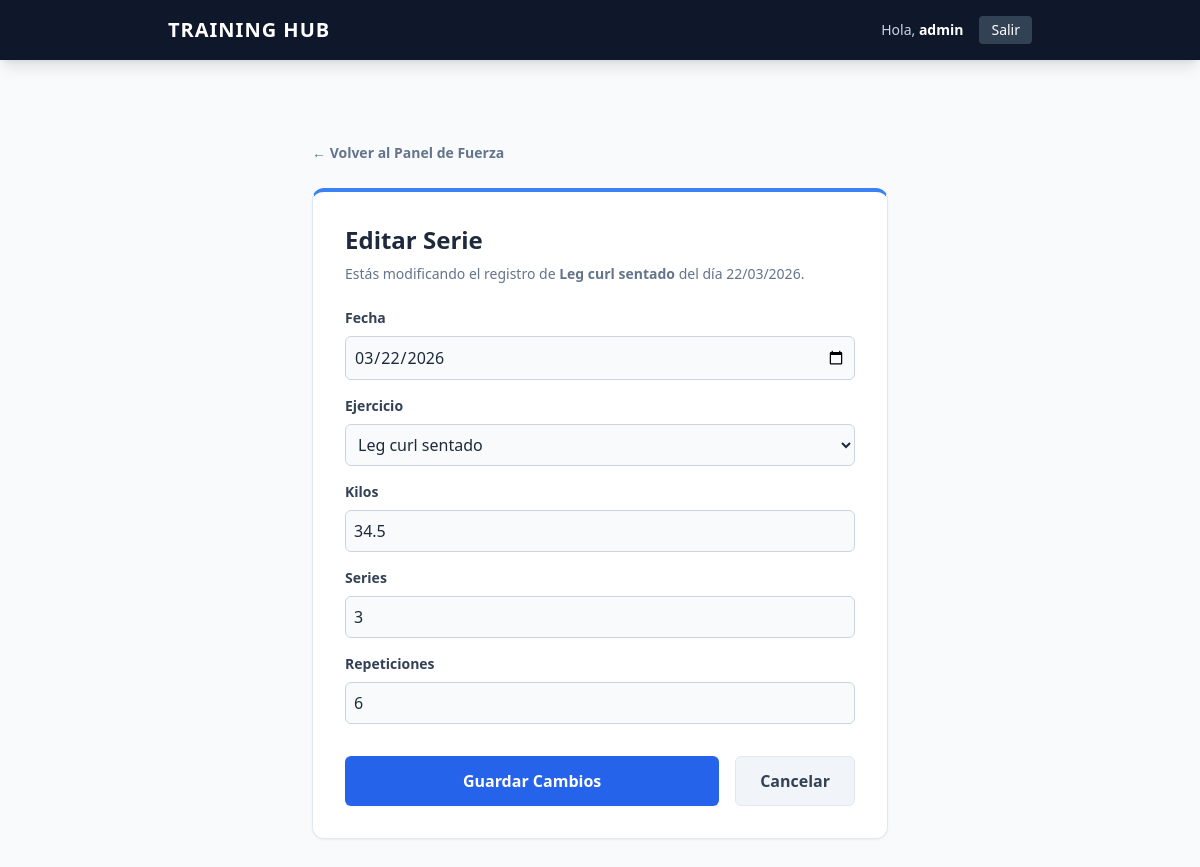
Page /fuerza/editar/3/ (signed in) on the committed database.
### registro_fuerza/models.py (models this page shows, shortened)
class SesionFuerza(models.Model):
    usuario = models.ForeignKey(User, on_delete=models.CASCADE)
    fecha = models.DateField()
    ejercicio = models.ForeignKey(Ejercicio, on_delete=models.CASCADE)
    kilos = models.FloatField()
    series = models.IntegerField()
    repeticiones = models.IntegerField()

class Ejercicio(models.Model):
    usuario = models.ForeignKey(User, on_delete=models.CASCADE)
    nombre = models.CharField(max_length=150)
    enlace_video = models.URLField(blank=True, null=True, help_text="URL para visualizar la técnica")
    class Meta:
        unique_together = ['usuario', 'nombre']
    def __str__(self):
        return self.nombre

### registro_fuerza/views.py (the view)
# urls.py: path('editar/<int:serie_id>/', views.editar_serie, name='editar_serie'),
@login_required(login_url='login')
def editar_serie(request, serie_id):
    serie = get_object_or_404(SesionFuerza, id=serie_id, usuario=request.user)
    if request.method == 'POST':
        form = SesionFuerzaForm(request.POST, instance=serie)
        if form.is_valid():
            form.save()
            messages.success(request, 'Serie actualizada correctamente.')
            return redirect('panel_fuerza')
    else:
        form = SesionFuerzaForm(instance=serie)
    form.fields['ejercicio'].queryset = Ejercicio.objects.filter(usuario=request.user)
    contexto = {
        'form': form,
        'serie': serie
    }
    return render(request, 'registro_fuerza/editar_serie.html', contexto)

### registro_fuerza/templates/registro_fuerza/editar_serie.html (shortened to what this page needs)
{% extends 'autorreg/base.html' %}
{% block contenido %}
<div class="max-w-xl mx-auto mt-12 mb-12">
    <div class="mb-6">
        <a href="{% url 'panel_fuerza' %}" class="text-sm font-bold text-slate-500 hover:text-slate-800 transition-colors">&larr; Volver al Panel de Fuerza</a>
    </div>
    <div class="bg-white p-8 rounded-xl shadow-sm border border-slate-200 border-t-4 border-t-blue-500">
        <h2 class="text-2xl font-black text-slate-800 mb-2">Editar Serie</h2>
        <p class="text-sm text-slate-500 mb-6">Estás modificando el registro de <strong>{{ serie.ejercicio.nombre }}</strong> del día {{ serie.fecha|date:"d/m/Y" }}.</p>
        <form method="POST">
            <div class="space-y-4">
                {% for field in form %}
                <div>
                    <label class="block text-sm font-bold text-slate-700 mb-1">{{ field.label }}</label>
                    {{ field }}
                </div>
                {% endfor %}
            </div>
            <div class="mt-8 flex gap-4">
                <button type="submit" class="flex-1 bg-blue-600 hover:bg-blue-700 text-white font-bold py-3 px-4 rounded-md transition-colors shadow-sm text-center">
                    Guardar Cambios
                </button>
                <a href="{% url 'panel_fuerza' %}" class="px-6 py-3 bg-slate-100 hover:bg-slate-200 text-slate-700 font-bold rounded-md transition-colors text-center border border-slate-200">
                    Cancelar
                </a>
            </div>
        </form>
    </div>
</div>
{% endblock %}

### autorreg/templates/autorreg/base.html (shortened to what this page needs)
<!DOCTYPE html>
<html lang="es">
<head>
    <script src="https://cdn.tailwindcss.com"></script>
</head>
<body class="bg-slate-50 text-slate-800 font-sans antialiased">
    <nav class="bg-slate-900 text-white shadow-lg">
        <div class="max-w-4xl mx-auto px-4 py-4 flex justify-between items-center">
            <a href="{% url 'hub' %}" class="text-xl font-bold tracking-wider uppercase hover:text-blue-400 transition-colors">Training Hub</a>
            <div class="text-sm font-medium flex items-center space-x-4">
                {% if user.is_authenticated %}
                    <span class="text-slate-300">Hola, <span class="font-bold text-white">{{ user.username }}</span></span>
                    <form method="post" action="{% url 'logout' %}" class="inline">
                        <button type="submit" class="bg-slate-700 hover:bg-red-600 px-3 py-1 rounded transition-colors">Salir</button>
                    </form>
                {% else %}
                    <a href="{% url 'login' %}" class="text-slate-300 hover:text-white">Entrar</a>
                    <a href="{% url 'registro' %}" class="bg-blue-600 hover:bg-blue-500 px-3 py-1 rounded transition-colors">Registro</a>
                {% endif %}
            </div>
        </div>
    </nav>
    <main class="max-w-4xl mx-auto px-4 py-8">
        {% block contenido %}
        {% endblock %}
    </main>
</body>
</html>

### rows in the picture
SesionFuerza: ejercicio.nombre "Leg curl sentado", fecha "22/03/2026", form "03/22/2026" "Leg curl sentado" "34.5" "3" "6"

### other values in the picture
{{ user.username }} "admin"
{{ field.label }} "Fecha" "Ejercicio" "Kilos" "Series" "Repeticiones"
